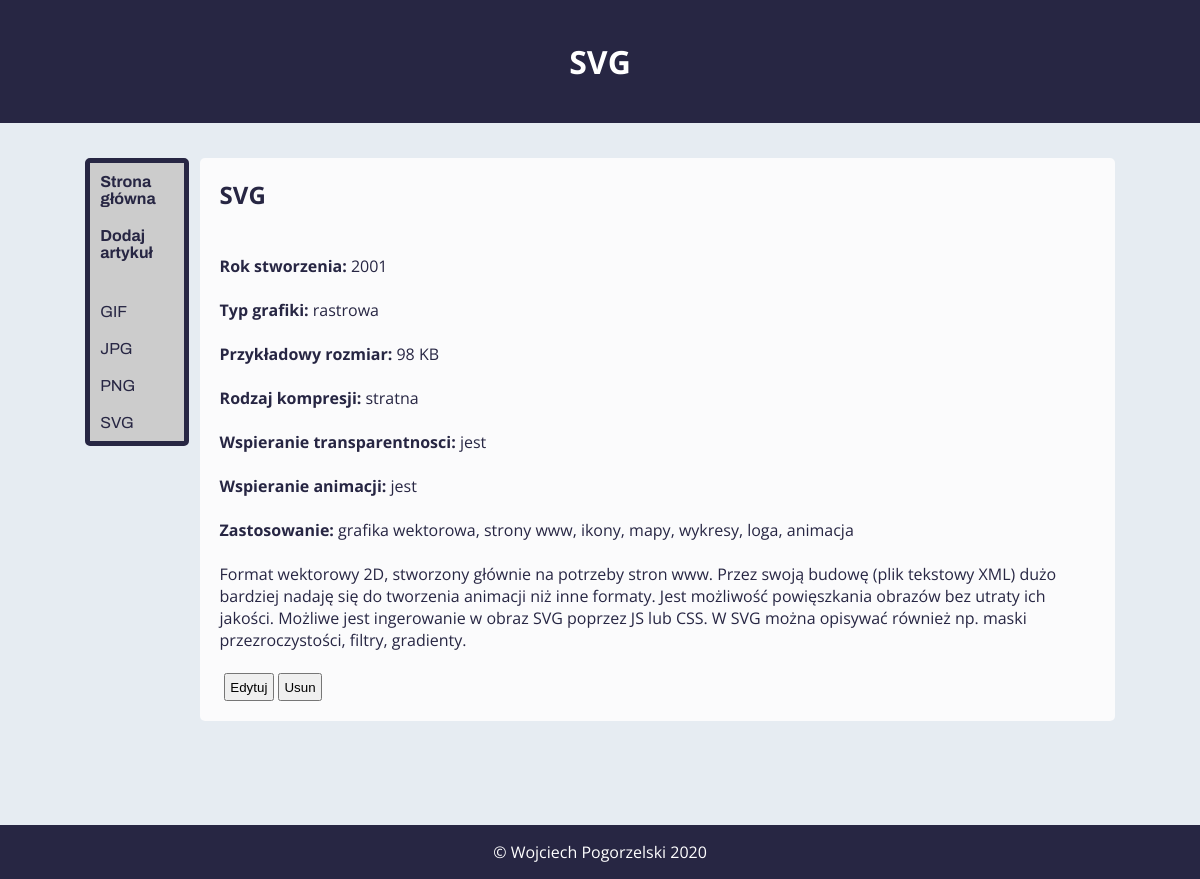
The app's page /show.php?id=6 with its own data.
### tables this page shows
CREATE TABLE `article` (
  `id` bigint(20) UNSIGNED NOT NULL,
  `header` varchar(255) NOT NULL
);

CREATE TABLE `articlebody` (
  `id` bigint(20) UNSIGNED NOT NULL,
  `id_article` bigint(20) UNSIGNED DEFAULT NULL,
  `body` text NOT NULL,
  `rok` text NOT NULL,
  `typ` text NOT NULL,
  `size` text NOT NULL,
  `rodzaj` text NOT NULL,
  `transparent` text NOT NULL,
  `animacje` text NOT NULL,
  `zastosowanie` text NOT NULL
);

### show.php (called while the page is built)
<?php include 'header.php';?>
<?php include 'nav.php';?>
<?php include 'article.php'; ?>
<?php include 'footer.php';?>

### article.php (the view, shortened to what this page needs)
<?php
$id=$_GET["id"];
echo "<article>";
$con = mysqli_connect("localhost", "root", "", "graphics");
$sql = "SELECT * FROM articlebody ab INNER JOIN article a ON a.id=ab.id_article WHERE a.id='$id'";
$done = mysqli_query($con, $sql);
if (mysqli_num_rows($done) > 0){
    while ($row = mysqli_fetch_assoc($done)){
        $id=$row["id"];
        echo "<h2>".$row["header"]."</h2><br>";
        echo "<br>";
        echo "<p><b>Rok stworzenia: </b>".$row["rok"]."</p><br>";
        echo "<p><b>Typ grafiki: </b>".$row["typ"]."</p><br>";
        echo "<p><b>Przykładowy rozmiar: </b>".$row["size"]."</p><br>";
        echo "<p><b>Rodzaj kompresji: </b>".$row["rodzaj"]."</p><br>";
        echo "<p><b>Wspieranie transparentnosci: </b>".$row["transparent"]."</p><br>";
        echo "<p><b>Wspieranie animacji: </b>".$row["animacje"]."</p><br>";
        echo "<p><b>Zastosowanie: </b>".$row["zastosowanie"]."</p><br>";
        echo "<p>".$row["body"]."</p><br>";
    }
}
echo "<a href='edit.php?id=$id'><button class='edit' style='margin-left: 0.5%; float: left; padding: 0.5%'>Edytuj</button></a> ";
echo "<form method=\"POST\" onsubmit=\"return confirm('Jestes pewny?');\">
            <input type=\"hidden\" name=\"_METHOD\" value=\"DELETE\">
            <input type=\"hidden\" name=\"id\" value=\"<?php echo $id; ?\">
        <button type=\"submit\" style='margin-left: 0.5%; float: left; padding: 0.5%'>Usun</button>
        </form>";
echo "</article>";
echo "</section>";
?>

### header.php (shortened to what this page needs)
<?php
echo '
<!doctype html>
<html lang="en">
<head>
    <meta charset="UTF-8">
    <meta name="viewport"
          content="width=device-width, user-scalable=no, initial-scale=1.0, maximum-scale=1.0, minimum-scale=1.0">
    <meta http-equiv="X-UA-Compatible" content="ie=edge">
    <meta name="author" content="Wojciech Pogorzelski 3c, SCI">
    <link rel="stylesheet" href="betterstyle.css">
<link href="https://fonts.googleapis.com/css?family=Archivo:500|Open+Sans:300,700" rel="stylesheet">
    <title>Graphics files</title>
</head>
<body>';
$curPageName = substr($_SERVER["SCRIPT_NAME"], strrpos($_SERVER["SCRIPT_NAME"], "/") + 1);
if ($curPageName == "show.php"){
    $id=$_GET["id"];
    $con = mysqli_connect("localhost", "root", "", "graphics");
    $sql = "SELECT * FROM article a WHERE a.id=$id";
    $done = mysqli_query($con, $sql);
    if (mysqli_num_rows($done) > 0){
        while ($row = mysqli_fetch_assoc($done)){
            echo "<header><h1>".$row["header"]."</h1></header>";
        }
    }
}
?>

### nav.php (shortened to what this page needs)
<?php
echo "<section>";
echo "<nav>";
echo "<ul>";
echo "<li><a href='index.php'><b>Strona główna</b></a></li>";
echo "<li><a href='add.php'><b>Dodaj artykuł</b></a></li>";
echo "<li><br></li>";
$con = mysqli_connect("localhost", "root", "", "graphics");
$sql = "SELECT * FROM article";
$done = mysqli_query($con, $sql);
if (mysqli_num_rows($done) > 0){
    while ($row = mysqli_fetch_assoc($done)){
        echo "<li><a href='show.php?id=".$row["id"]."'>".$row["header"]."</a></li>";
    }
}
echo "</ul>";
echo "</nav>";
?>

### betterstyle.css (style rules this page uses)
* { margin: 0px; padding: 0px; box-sizing: border-box; }
body { font-family: 'Open Sans', sans-serif; margin: 0 auto; align-content: center; width: 100%; background-color: #e6ecf2; color: white; position: relative; padding-bottom: 58px; min-height: 100vh; }
header { background-color: #272643; text-align: center; padding: 40px; }
nav { float: left; width: 10%; background: #ccc; margin: 0.5%; border: solid 5px #272643; border-radius: 5px; margin-bottom: 100px; }
nav ul { list-style-type: none; padding: 0; }
nav a { display:block; padding: 10px; color: #272643; text-decoration: none; font-family: 'Archivo', sans-serif; }
nav li { width: 100%; overflow: hidden; text-overflow: ellipsis; }
article { float: left; padding: 20px; width: 88%; margin: 0.5%; color: #272643; background-color: #fbfbfc; margin-bottom: 100px; border-radius: 5px; }
section { width: 90vw; margin: 0 auto; padding: 30px 20px; }

### records on screen
article: header "SVG"
article: header "GIF"
article: header "JPG"
article: header "PNG"
articlebody: id_article.header "SVG", rok "2001", typ "rastrowa", size "98 KB", rodzaj "stratna", transparent "jest", animacje "jest", zastosowanie "grafika wektorowa, strony www, ikony, mapy, wykresy, loga, animacja", body "Format wektorowy 2D, stworzony głównie na potrzeby stron www. Przez swoją budowę (plik tekstowy XML) dużo bardziej nadaję się do tworzenia animacji niż inne formaty. Jest możliwość powięszkania obrazów bez utraty ich jakości. Możliwe jest ingerowanie w obraz SVG poprzez JS lub CSS. W SVG można opisywać również np. maski przezroczystości, filtry, gradienty."
